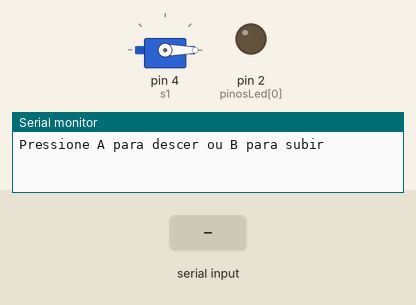
Simulated run of this sketch. Board: Arduino Uno, built with avr-gcc and run on an emulated ATmega328P. On the bench: servo, output pins drawn as LEDs (lit = HIGH), the last lines printed to the serial monitor. Inputs (shaded band) come from the test bench.

Above: at 1.2 s.
1.3 s: "A" received over Serial
At 1.45 s:
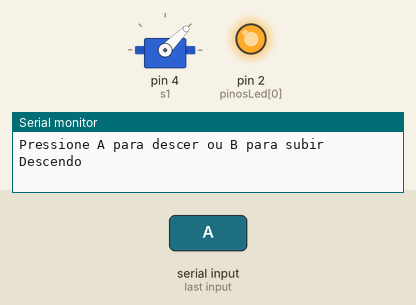
At 2.35 s:
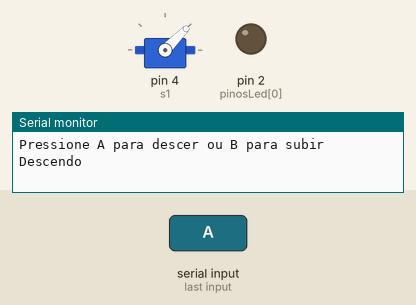
4.3 s: "a" received over Serial
At 10.9 s:
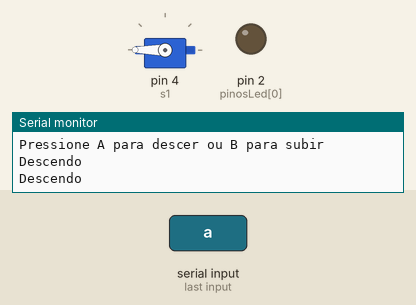
Timing chart, 0 to 12.4 s (numbered marks = the images above; inputs shaded):
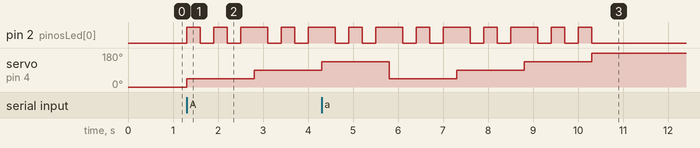

Measured:
- after the input at 1.3 s, pin 2 (pinosLed[0]): LOW → HIGH at once, → LOW 0.30 s later, → HIGH 0.30 s later, → LOW 0.30 s later, … (9 changes in this stretch); servo on pin 4 (s1): 0° → 45° at once, → 90° 1.5 s later

The sketch:

parking_lot_barrier_blinking_led.ino
```cpp
// C++ code
//
//#include <VarSpeedServo.h> //biblioteca que controla a velocidade do servo
//VarSpeedServo s1; //declaração
//s1.write(pos, 10, true); // (graus , velocidade, true ou false)

#include <Servo.h>

Servo s1; //variável para controlar o servo motor
int pos = 0; //posição inicial
byte pinosLed[] = {2,12,13}; //array
int x;

void setup()
{
  Serial.begin(9600);
  s1.attach(4); //servo
  pinMode(pinosLed[x], OUTPUT); //leds

  Serial.println("Pressione A para descer ou B para subir ");

  digitalWrite(12,HIGH);
  digitalWrite(13,LOW);
  s1.write(0);

}

void piscar(){
   digitalWrite(2,HIGH);
          delay(300);
          digitalWrite(2,LOW);
          delay(300);
          digitalWrite(2,HIGH);
          delay(300);
          digitalWrite(2,LOW);
          delay(300);
          digitalWrite(2,HIGH);
          delay(300);
          digitalWrite(2,LOW);
}


void loop() {

    char ls = Serial.read();

    	if (ls == 'A' || ls == 'a' ){
          Serial.println("Descendo");
          digitalWrite(12,LOW);
          s1.write(45);
         	piscar();
          s1.write(90);
            piscar();
          s1.write(135);
          	piscar();
          s1.write(180);
          digitalWrite(13,HIGH);
          digitalWrite(12,LOW);

        }
  		if (ls == 'B' || ls == 'b' ){
          Serial.println("Subindo");
          digitalWrite(12,LOW);
          s1.write(180);
         	s1.write(135);
            piscar();
          s1.write(90);
          	piscar();
          s1.write(45);
          	piscar();
          s1.write(0);
          digitalWrite(12,HIGH);
          digitalWrite(13,LOW);

        }
}
```
